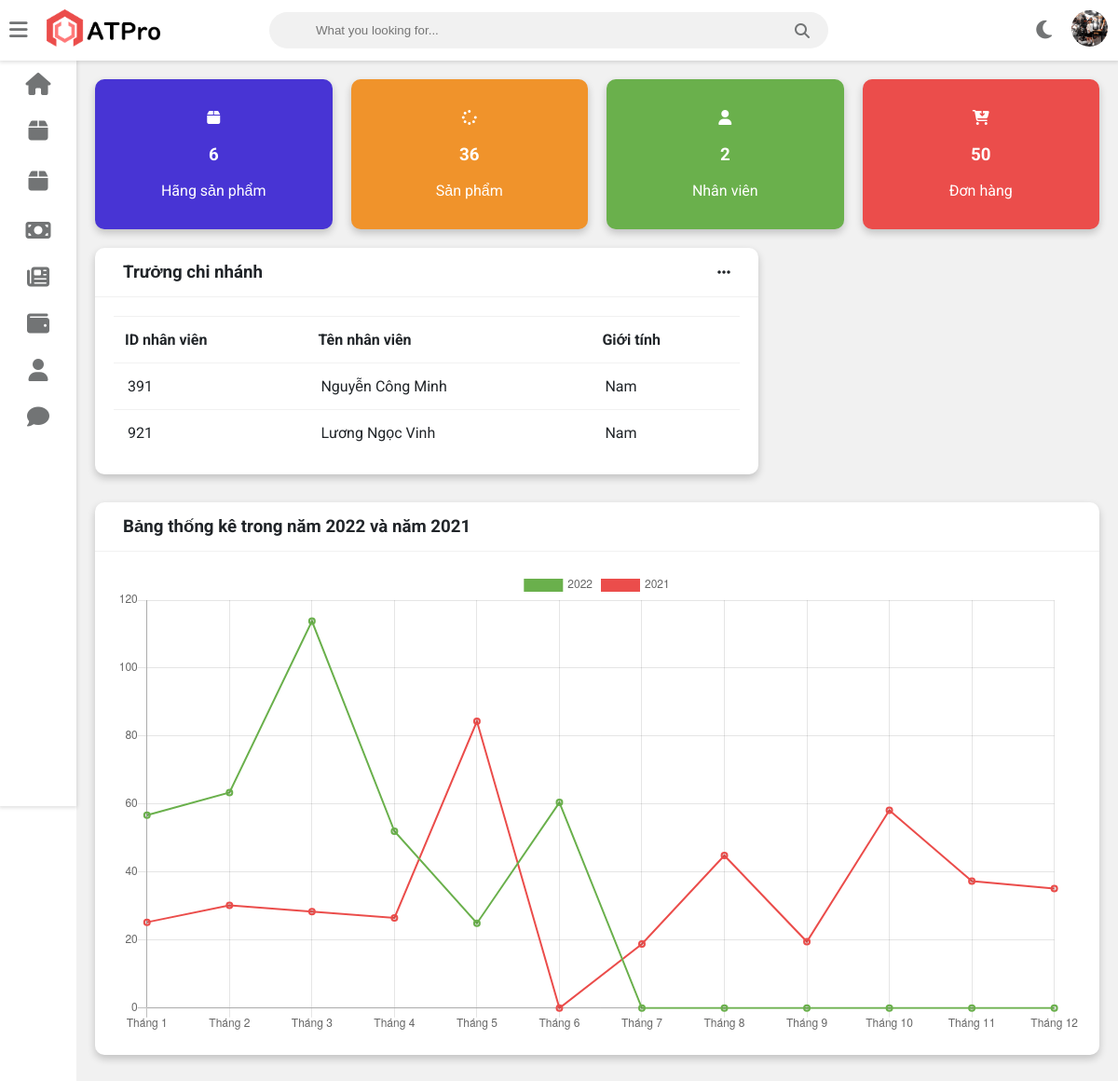
Page /admin/admin_home.php (signed in) on the committed database.
### tables this page shows
CREATE TABLE `nhanvien` (
  `ID` int(11) NOT NULL,
  `hoten` varchar(233) NOT NULL,
  `sdt` int(15) NOT NULL,
  `diachi` varchar(233) NOT NULL,
  `email` varchar(233) NOT NULL,
  `anh` varchar(500) NOT NULL,
  `date` date NOT NULL,
  `sex` tinyint(1) NOT NULL,
  `chucvu` varchar(500) NOT NULL
);

### admin/admin_home.php (the view, shortened to what the rows shown need)
<?php include"./admin_header.php"?>
	<div class="wrapper">
		<div class="row">
			<div class="col-8 col-m-12 col-sm-12">
				<div class="card">
					<div class="card-content">
						<table>
							<thead>
								<tr>
									<th>ID nhân viên</th>
									<th>Tên nhân viên</th>
									<th>Giới tính</th>
								</tr>
							</thead>
							<tbody>
								<?php
								$sql="select * from nhanvien where chucvu='truong chi nhanh'";
								$query=mysqli_query($conn, $sql);
			while($row=mysqli_fetch_assoc($query))
			{
								?>
								<tr>
									<td><?php echo $row['ID']?></td>
									<td><?php echo $row['hoten']?></td>
									<td><?php if($row['sex']==1){
										echo "Nam";} else{ echo 'Nữ';};?></td>
								</tr>
								<?php }?>
							</tbody>
						</table>
					</div>
				</div>
			</div>
		</div>
		<?php
$date=getdate();
$now=$date['year'];
$before=$date['year']-1;
		?>
						<?php
$toida=100000000;
$sql_thang1="SELECT SUM(tong) as 'tongtien'  FROM `giohang` WHERE MONTH(thoigiandat)=1 and YEAR(thoigiandat)=$now";
$query_thang1=mysqli_query($conn, $sql_thang1);
$tien_thang1=mysqli_fetch_assoc($query_thang1);
if(isset($tien_thang1['tongtien']))
{
	$tongtien_thang1=($tien_thang1['tongtien']/$toida)*100;
}
else{
	$tongtien_thang1=0;
}
$sql_thang2="SELECT SUM(tong) as 'tongtien'  FROM `giohang` WHERE MONTH(thoigiandat)=2 and YEAR(thoigiandat)=2022";
$query_thang2=mysqli_query($conn, $sql_thang2);
$tien_thang2=mysqli_fetch_assoc($query_thang2);
if(isset($tien_thang2['tongtien']))
{
	$tongtien_thang2=($tien_thang2['tongtien']/$toida)*100;
}
else{
	$tongtien_thang2=0;
}
$sql_thang3="SELECT SUM(tong) as 'tongtien'  FROM `giohang` WHERE MONTH(thoigiandat)=3 and YEAR(thoigiandat)=$now";
$query_thang3=mysqli_query($conn, $sql_thang3);
$tien_thang3=mysqli_fetch_assoc($query_thang3);
if(isset($tien_thang3['tongtien']))
{
	$tongtien_thang3=($tien_thang3['tongtien']/$toida)*100;
}
else{
	$tongtien_thang3=0;
}
$sql_thang4="SELECT SUM(tong) as 'tongtien'  FROM `giohang` WHERE MONTH(thoigiandat)=4 and YEAR(thoigiandat)=$now";
$query_thang4=mysqli_query($conn, $sql_thang4);
$tien_thang4=mysqli_fetch_assoc($query_thang4);
if(isset($tien_thang4['tongtien']))
{
	$tongtien_thang4=($tien_thang4['tongtien']/$toida)*100;
}
else{
	$tongtien_thang4=0;
}
$sql_thang5="SELECT SUM(tong) as 'tongtien'  FROM `giohang` WHERE MONTH(thoigiandat)=5 and YEAR(thoigiandat)=$now";
$query_thang5=mysqli_query($conn, $sql_thang5);
$tien_thang5=mysqli_fetch_assoc($query_thang5);
if(isset($tien_thang5['tongtien']))
{
	$tongtien_thang5=($tien_thang5['tongtien']/$toida)*100;
}
else{
	$tongtien_thang5=0;
}
$sql_thang6="SELECT SUM(tong) as 'tongtien'  FROM `giohang` WHERE MONTH(thoigiandat)=6 and YEAR(thoigiandat)=$now";
$query_thang6=mysqli_query($conn, $sql_thang6);
$tien_thang6=mysqli_fetch_assoc($query_thang6);
if(isset($tien_thang6['tongtien']))
{
	$tongtien_thang6=($tien_thang6['tongtien']/$toida)*100;
}
else{
	$tongtien_thang6=0;
}
$sql_thang7="SELECT SUM(tong) as 'tongtien'  FROM `giohang` WHERE MONTH(thoigiandat)=7 and YEAR(thoigiandat)=$now";
$query_thang7=mysqli_query($conn, $sql_thang7);
$tien_thang7=mysqli_fetch_assoc($query_thang7);
if(isset($tien_thang7['tongtien']))
{
	$tongtien_thang7=($tien_thang7['tongtien']/$toida)*100;
}
else{
	$tongtien_thang7=0;
}
$sql_thang8="SELECT SUM(tong) as 'tongtien'  FROM `giohang` WHERE MONTH(thoigiandat)=8 and YEAR(thoigiandat)=$now";
$query_thang8=mysqli_query($conn, $sql_thang8);
$tien_thang8=mysqli_fetch_assoc($query_thang8);
if(isset($tien_thang8['tongtien']))
{
	$tongtien_thang8=($tien_thang8['tongtien']/$toida)*100;
}
else{
	$tongtien_thang8=0;
}
$sql_thang9="SELECT SUM(tong) as 'tongtien'  FROM `giohang` WHERE MONTH(thoigiandat)=9 and YEAR(thoigiandat)=$now";
$query_thang9=mysqli_query($conn, $sql_thang9);
$tien_thang9=mysqli_fetch_assoc($query_thang9);
if(isset($tien_thang9['tongtien']))
{
	$tongtien_thang9=($tien_thang9['tongtien']/$toida)*100;
}
else{
	$tongtien_thang9=0;
}
$sql_thang10="SELECT SUM(tong) as 'tongtien'  FROM `giohang` WHERE MONTH(thoigiandat)=10 and YEAR(thoigiandat)=$now";
$query_thang10=mysqli_query($conn, $sql_thang10);
$tien_thang10=mysqli_fetch_assoc($query_thang10);
if(isset($tien_thang10['tongtien']))
{
	$tongtien_thang10=($tien_thang10['tongtien']/$toida)*100;
}
else{
	$tongtien_thang10=0;
}
$sql_thang11="SELECT SUM(tong) as 'tongtien'  FROM `giohang` WHERE MONTH(thoigiandat)=11 and YEAR(thoigiandat)=$now";
$query_thang11=mysqli_query($conn, $sql_thang11);
$tien_thang11=mysqli_fetch_assoc($query_thang11);
if(isset($tien_thang11['tongtien']))
{
	$tongtien_thang11=($tien_thang11['tongtien']/$toida)*100;
}
else{
	$tongtien_thang11=0;
}
$sql_thang12="SELECT SUM(tong) as 'tongtien'  FROM `giohang` WHERE MONTH(thoigiandat)=12 and YEAR(thoigiandat)=$now";
$query_thang12=mysqli_query($conn, $sql_thang12);
$tien_thang12=mysqli_fetch_assoc($query_thang12);
if(isset($tien_thang12['tongtien']))
{
	$tongtien_thang12=($tien_thang12['tongtien']/$toida)*100;
}
else{
	$tongtien_thang12=0;
}
$sql_thang1_truoc="SELECT SUM(tong) as 'tongtien'  FROM `giohang` WHERE MONTH(thoigiandat)=1 and YEAR(thoigiandat)=$before";
$query_thang1_truoc=mysqli_query($conn, $sql_thang1_truoc);
$tien_thang1_truoc=mysqli_fetch_assoc($query_thang1_truoc);
if(isset($tien_thang1_truoc['tongtien']))
{
	$tongtien_thang1_truoc=($tien_thang1_truoc['tongtien']/$toida)*100;
}
else{
	$tongtien_thang1_truoc=0;
}
$sql_thang2_truoc="SELECT SUM(tong) as 'tongtien'  FROM `giohang` WHERE MONTH(thoigiandat)=2 and YEAR(thoigiandat)=$before";
$query_thang2_truoc=mysqli_query($conn, $sql_thang2_truoc);
$tien_thang2_truoc=mysqli_fetch_assoc($query_thang2_truoc);
if(isset($tien_thang2_truoc['tongtien']))
{
	$tongtien_thang2_truoc=($tien_thang2_truoc['tongtien']/$toida)*100;
}
else{
	$tongtien_thang2_truoc=0;
}
$sql_thang3_truoc="SELECT SUM(tong) as 'tongtien'  FROM `giohang` WHERE MONTH(thoigiandat)=3 and YEAR(thoigiandat)=$before";
$query_thang3_truoc=mysqli_query($conn, $sql_thang3_truoc);
$tien_thang3_truoc=mysqli_fetch_assoc($query_thang3_truoc);
if(isset($tien_thang3_truoc['tongtien']))
{
	$tongtien_thang3_truoc=($tien_thang3_truoc['tongtien']/$toida)*100;
}
else{
	$tongtien_thang3_truoc=0;
}
$sql_thang4_truoc="SELECT SUM(tong) as 'tongtien'  FROM `giohang` WHERE MONTH(thoigiandat)=4 and YEAR(thoigiandat)=$before";
$query_thang4_truoc=mysqli_query($conn, $sql_thang4_truoc);
$tien_thang4_truoc=mysqli_fetch_assoc($query_thang4_truoc);
if(isset($tien_thang4_truoc['tongtien']))
{
	$tongtien_thang4_truoc=($tien_thang4_truoc['tongtien']/$toida)*100;
}
else{
	$tongtien_thang4_truoc=0;
}
$sql_thang5_truoc="SELECT SUM(tong) as 'tongtien'  FROM `giohang` WHERE MONTH(thoigiandat)=5 and YEAR(thoigiandat)=$before";
$query_thang5_truoc=mysqli_query($conn, $sql_thang5_truoc);
$tien_thang5_truoc=mysqli_fetch_assoc($query_thang5_truoc);
if(isset($tien_thang5_truoc['tongtien']))
{
	$tongtien_thang5_truoc=($tien_thang5_truoc['tongtien']/$toida)*100;
}
else{
	$tongtien_thang5_truoc=0;
}
$sql_thang6_truoc="SELECT SUM(tong) as 'tongtien'  FROM `giohang` WHERE MONTH(thoigiandat)=6 and YEAR(thoigiandat)=$before";
$query_thang6_truoc=mysqli_query($conn, $sql_thang6_truoc);
$tien_thang6_truoc=mysqli_fetch_assoc($query_thang6_truoc);
if(isset($tien_thang6_truoc['tongtien']))
{
	$tongtien_thang6_truoc=($tien_thang6_truoc['tongtien']/$toida)*100;
}
else{
	$tongtien_thang6_truoc=0;
}
$sql_thang7_truoc="SELECT SUM(tong) as 'tongtien'  FROM `giohang` WHERE MONTH(thoigiandat)=7 and YEAR(thoigiandat)=$before";
$query_thang7_truoc=mysqli_query($conn, $sql_thang7_truoc);
$tien_thang7_truoc=mysqli_fetch_assoc($query_thang7_truoc);
if(isset($tien_thang7_truoc['tongtien']))
{
	$tongtien_thang7_truoc=($tien_thang7_truoc['tongtien']/$toida)*100;
}
else{
	$tongtien_thang7_truoc=0;
}
$sql_thang8_truoc="SELECT SUM(tong) as 'tongtien'  FROM `giohang` WHERE MONTH(thoigiandat)=8 and YEAR(thoigiandat)=$before";
$query_thang8_truoc=mysqli_query($conn, $sql_thang8_truoc);
$tien_thang8_truoc=mysqli_fetch_assoc($query_thang8_truoc);
if(isset($tien_thang8_truoc['tongtien']))
{
	$tongtien_thang8_truoc=($tien_thang8_truoc['tongtien']/$toida)*100;
}
else{
	$tongtien_thang8_truoc=0;
}
$sql_thang9_truoc="SELECT SUM(tong) as 'tongtien'  FROM `giohang` WHERE MONTH(thoigiandat)=9 and YEAR(thoigiandat)=$before";
$query_thang9_truoc=mysqli_query($conn, $sql_thang9_truoc);
$tien_thang9_truoc=mysqli_fetch_assoc($query_thang9_truoc);
if(isset($tien_thang9_truoc['tongtien']))
{
	$tongtien_thang9_truoc=($tien_thang9_truoc['tongtien']/$toida)*100;
}
else{
	$tongtien_thang9_truoc=0;
}
$sql_thang10_truoc="SELECT SUM(tong) as 'tongtien'  FROM `giohang` WHERE MONTH(thoigiandat)=10 and YEAR(thoigiandat)=$before";
$query_thang10_truoc=mysqli_query($conn, $sql_thang10_truoc);
$tien_thang10_truoc=mysqli_fetch_assoc($query_thang10_truoc);
if(isset($tien_thang10_truoc['tongtien']))
{
	$tongtien_thang10_truoc=($tien_thang10_truoc['tongtien']/$toida)*100;
}
else{
	$tongtien_thang10_truoc=0;
}
$sql_thang11_truoc="SELECT SUM(tong) as 'tongtien'  FROM `giohang` WHERE MONTH(thoigiandat)=11 and YEAR(thoigiandat)=$before";
$query_thang11_truoc=mysqli_query($conn, $sql_thang11_truoc);
$tien_thang11_truoc=mysqli_fetch_assoc($query_thang11_truoc);
if(isset($tien_thang11_truoc['tongtien']))
{
	$tongtien_thang11_truoc=($tien_thang11_truoc['tongtien']/$toida)*100;
}
else{
	$tongtien_thang11_truoc=0;
}
$sql_thang12_truoc="SELECT SUM(tong) as 'tongtien'  FROM `giohang` WHERE MONTH(thoigiandat)=12 and YEAR(thoigiandat)=$before";
$query_thang12_truoc=mysqli_query($conn, $sql_thang12_truoc);
$tien_thang12_truoc=mysqli_fetch_assoc($query_thang12_truoc);
if(isset($tien_thang12_truoc['tongtien']))
{
	$tongtien_thang12_truoc=($tien_thang12_truoc['tongtien']/$toida)*100;
}
else{
	$tongtien_thang12_truoc=0;
}
?>
	</div>
	<script>
		var ctx = document.getElementById('myChart')
ctx.height = 500
ctx.width = 500
var data = {
	labels: ['Tháng 1', 'Tháng 2', 'Tháng 3', 'Tháng 4', 'Tháng 5', 'Tháng 6', 'Tháng 7', 'Tháng 8', 'Tháng 9', 'Tháng 10', 'Tháng 11', 'Tháng 12'],
	datasets: [{
		fill: false,
		label: '<?php echo $now?>',
		borderColor: successColor,
		data: [<?php echo $tongtien_thang1?>, <?php echo $tongtien_thang2?>, <?php echo $tongtien_thang3?>, <?php echo $tongtien_thang4?>, <?php echo $tongtien_thang5?>, <?php echo $tongtien_thang6?>, <?php echo $tongtien_thang7?>, <?php echo $tongtien_thang8?>, <?php echo $tongtien_thang9?>, <?php echo $tongtien_thang10?>, <?php echo $tongtien_thang11?>, <?php echo $tongtien_thang12?>],
		borderWidth: 2,
		lineTension: 0,
	}, {
		fill: false,
		label: '<?php echo $before?>',
		borderColor: dangerColor,
		data: [<?php echo $tongtien_thang1_truoc?>, <?php echo $tongtien_thang2_truoc?>, <?php echo $tongtien_thang3_truoc?>, <?php echo $tongtien_thang4_truoc?>, <?php echo $tongtien_thang5_truoc?>, <?php echo $tongtien_thang6_truoc?>, <?php echo $tongtien_thang7_truoc?>, <?php echo $tongtien_thang8_truoc?>, <?php echo $tongtien_thang9_truoc?>, <?php echo $tongtien_thang10_truoc?>, <?php echo $tongtien_thang11_truoc?>, <?php echo $tongtien_thang12_truoc?>],
		borderWidth: 2,
		lineTension: 0,
	}]
}
var lineChart = new Chart(ctx, {
	type: 'line',
	data: data,
	options: {
		maintainAspectRatio: false,
		bezierCurve: false,
	}
});
	</script>
</body>
</html>

### admin/admin_header.php (shortened to what the rows shown need)
<?php
include "./connect/connect.php";
?>
<!DOCTYPE html>
<html>
<head>
	<link rel="stylesheet" href="https://cdnjs.cloudflare.com/ajax/libs/font-awesome/5.15.4/css/all.min.css">
	<link rel="stylesheet" type="text/css" href="https://cdnjs.cloudflare.com/ajax/libs/Chart.js/2.9.3/Chart.min.css">
	<link rel="stylesheet" type="text/css" href="https://cdnjs.cloudflare.com/ajax/libs/font-awesome/6.1.1/css/all.min.css">
	<link rel="stylesheet" type="text/css" href="style.css">
</head>
<body class="overlay-scrollbar">
	<div class="navbar">
		<ul class="navbar-nav nav-right">
			<li class="nav-item avt-wrapper">
				<div class="avt dropdown">
				<?php
				if(isset($_SESSION["login_nhanvien"]))
				{
					$hoten_nhanvien=$_SESSION["login_nhanvien"];
					$sql_login="SELECT * FROM `nhanvien` WHERE hoten= '$hoten_nhanvien'";
					$query_nhanvien=mysqli_query($conn, $sql_login);
					$row_nhanvien=mysqli_fetch_assoc($query_nhanvien);
				}
				?>
					<img src="./avatar/<?php echo $row_nhanvien["anh"];?>" alt="User image" class="dropdown-toggle" data-toggle="user-menu">
				</div>
			</li>
		</ul>
	</div>

### rows in the picture
nhanvien: anh (picture), ID "391", hoten "Nguyễn Công Minh", sex "Nam"
nhanvien: ID "921", hoten "Lương Ngọc Vinh", sex "Nam"

### other values in the picture
$hang_count["soluong"] "6"
$sanpham_count["soluong"] "36"
$nhanvien_count["soluong"] "2"
$donhang_count["soluong"] "50"
$now "2022"
$before "2021"
chart data {{ $now }} 2022
chart data {{ $tongtien_thang1 }} 56.738
chart data {{ $tongtien_thang2 }} 63.399
chart data {{ $tongtien_thang3 }} 113.83
